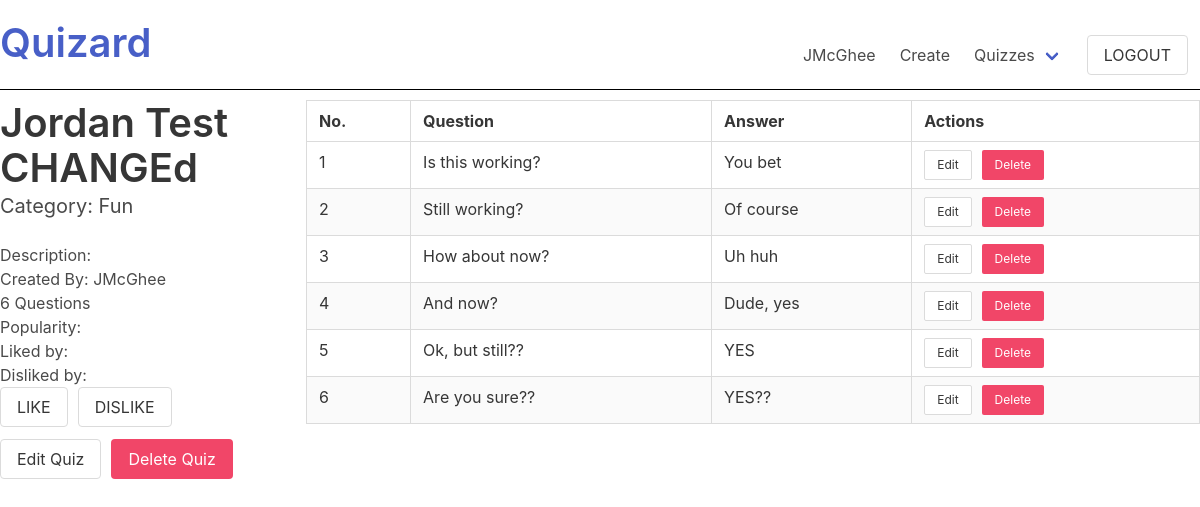
The app's page /quizard/quizzes/5 (signed in) with its own data.
### quizard_app/models.py (models this page shows, shortened)
class User(models.Model):
    first_name = models.CharField(max_length = 50)
    last_name = models.CharField(max_length = 50)
    username = models.CharField(max_length=45, unique=True)
    email = models.EmailField(unique=True)
    password = models.CharField(max_length = 60)
    profile_photo = models.ImageField(default='default.png', upload_to = "images/")
    objects = UserManager()
    created_at = models.DateTimeField(auto_now_add=True)
    updated_at = models.DateTimeField(auto_now=True)
    def __str__(self):
        return self.username

class Quiz(models.Model):
    name = models.CharField(max_length=50)
    description = models.CharField(max_length=255)
    category_choices = [
        ("1", "Fun"),
        ("2", "Geography"),
        ("3", "Language"),
        ("4", "Literature"),
        ("5", "Math"),
        ("6", "Miscellaneous"),
        ("7", "Science"),
        ("8", "Social Studies")
    ]
    category = models.CharField(max_length=25, choices=category_choices, default="1")
    created_by = models.ForeignKey(User, related_name="created_quizzes", on_delete=models.SET_NULL, null=True)
    liked_by = models.ManyToManyField(User, related_name="liked_quizzes", blank=True)
    disliked_by = models.ManyToManyField(User, related_name="disliked_quizzes", blank=True)
    taken_by = models.ManyToManyField(User, related_name="quizzes_taken", blank=True)
    objects = QuizManager()
    created_at = models.DateTimeField(auto_now_add=True)
    updated_at = models.DateTimeField(auto_now=True)

class Question(models.Model):
    entry = models.CharField(max_length=255)
    answer = models.CharField(max_length=255)
    image = models.ImageField(null=True,blank=True, upload_to="images/")
    quiz = models.ForeignKey(Quiz, related_name="questions", on_delete=models.CASCADE)
    objects = QuestionManager()
    created_at = models.DateTimeField(auto_now_add=True)
    updated_at = models.DateTimeField(auto_now=True)

### quizard_app/views.py (the view)
# urls.py: path('quizard/quizzes/<int:quiz_id>', views.view_quiz),
def view_quiz(request,quiz_id):
    user = User.objects.get(id=request.session['user_id'])
    quiz = Quiz.objects.get(id=quiz_id)
    quiz_category = quiz.category
    quiz_category_num = int(quiz_category)-1
    quiz_category_word = Quiz.category_choices[quiz_category_num][1]
    context = {
        "user": user,
        "quiz": quiz,
        "quiz_category": quiz_category_word,
        "category_choices": Quiz.category_choices,
    }
    return render(request, "view_quiz.html", context)

### quizard_app/templates/view_quiz.html (shortened to what this page needs)
<!DOCTYPE html>
<html lang="en">
<head>
    <link rel="stylesheet" href="https://cdn.jsdelivr.net/npm/bulma@0.9.3/css/bulma.min.css">
    {% load static %}
</head>
<body>
    <div id="wrapper" style="max-width: 1200px; margin: 20px auto;">
        <nav class="navbar" style="border-bottom: 1px solid black; margin-bottom: 10px;">
            <div class="navbar-brand">
                    <p class="title is-2 is-align-self-center" id="wtf"><a href="/quizard">Quizard</a></p>
            </div>
            <div class="navbar-menu navbar-end">
                <a href="/quizard/user/{{user.username}}" class="navbar-item">
                    {{user.username}}
                </a>
                <a href="/quizard/quizzes/new" class="navbar-item">
                    Create
                </a>
                <div class="navbar-item has-dropdown is-hoverable">
                    <a href="/quizard/user/{{user.username}}/quizzes" class="navbar-link">
                        Quizzes
                    </a>
                </div>
                <div class="navbar-item">
                    <form action="/logout" method="POST">
                        <input type="submit" value="LOGOUT" class="button" id="logout">
                    </form>
                </div>
            </div>
        </nav>
        <div class="tile is-ancestor">
            <div class="tile is-parent is-3">
                <div class="tile is-child">
                    <p class="title is-2">{{quiz.name}}</p>
                    <p class="subtitle is-5">Category: {{quiz_category}}</p>
                    <p>Description: {{quiz.description}}</p>
                    <p>Created By: {{quiz.created_by}}</p>
                    <p>{{quiz.questions.all|length}} Questions</p>
                    <p>Popularity: {{popularity}}</p>
                    <p>Liked by:</p>
                    <p>Disliked by:</p>
                    <div class="field is-grouped">
                        <form action="/quizard/quizzes/{{quiz.id}}/like" method="POST" style="margin-right: 10px;">
                            <input type="submit" value="LIKE" class="button">
                        </form>
                        <form action="/quizard/quizzes/{{quiz.id}}/dislike" method="POST">
                            <input type="submit" value="DISLIKE" class="button">
                        </form>
                    </div>
                    {% if quiz.created_by == user %}
                        <div class="field is-grouped">
                            <a href="/quizard/quizzes/{{quiz.id}}/edit" class="button" style="margin-right: 10px;">Edit Quiz</a>
                            <form action="/quizard/quizzes/{{quiz.id}}/destroy" method="POST">
                                <input type="submit" value="Delete Quiz" class="button is-danger" onclick="return confirm('Are you sure you want to delete this quiz?');">
                            </form>
                        </div>
                    {% endif %}
                </div>
            </div>
            <div class="tile is-parent">
                <div class="tile is-child">
                    <table class="table is-bordered is-fullwidth is-striped">
                        <thead>
                            <tr>
                                <th>No.</th>
                                <th>Question</th>
                                <th>Answer</th>
                                <th>Actions</th>
                            </tr>
                        </thead>
                        <tbody>
                            {% for question in quiz.questions.all %}
                                <tr>
                                    <td>{{forloop.counter}}</td>
                                    <td>{{question.entry}}</td>
                                    <td>{{question.answer}}</td>
                                    <td>
                                        <div class="field is-grouped">
                                            <a href="/quizard/quizzes/{{quiz.id}}/flashcard/{{question.id}}/edit" class="button is-small" style="margin-right: 10px;">Edit</a>
                                            <form action="/quizard/quizzes/{{quiz.id}}/flashcard/{{question.id}}/destroy" method="POST">
                                                <input type="submit" value="Delete" class="button is-danger is-small" onclick="return confirm('Are you sure you want to delete this flashcard?');">
                                            </form>
                                        </div>
                                    </td>
                                </tr>
                            {% endfor %}
                        </tbody>
                    </table>
                </div>
            </div>
        </div>
    </div>
</body>

### records on screen
User: username "JMcGhee"
Quiz: name "Jordan Test CHANGEd", created_by "JMcGhee", questions.all|length "6"
Question: entry "Is this working?", answer "You bet"
Question: entry "Still working?", answer "Of course"
Question: entry "How about now?", answer "Uh huh"
Question: entry "And now?", answer "Dude, yes"
Question: entry "Ok, but still??", answer "YES"
Question: entry "Are you sure??", answer "YES??"

### other values on screen
{{ quiz_category }} "Fun"
